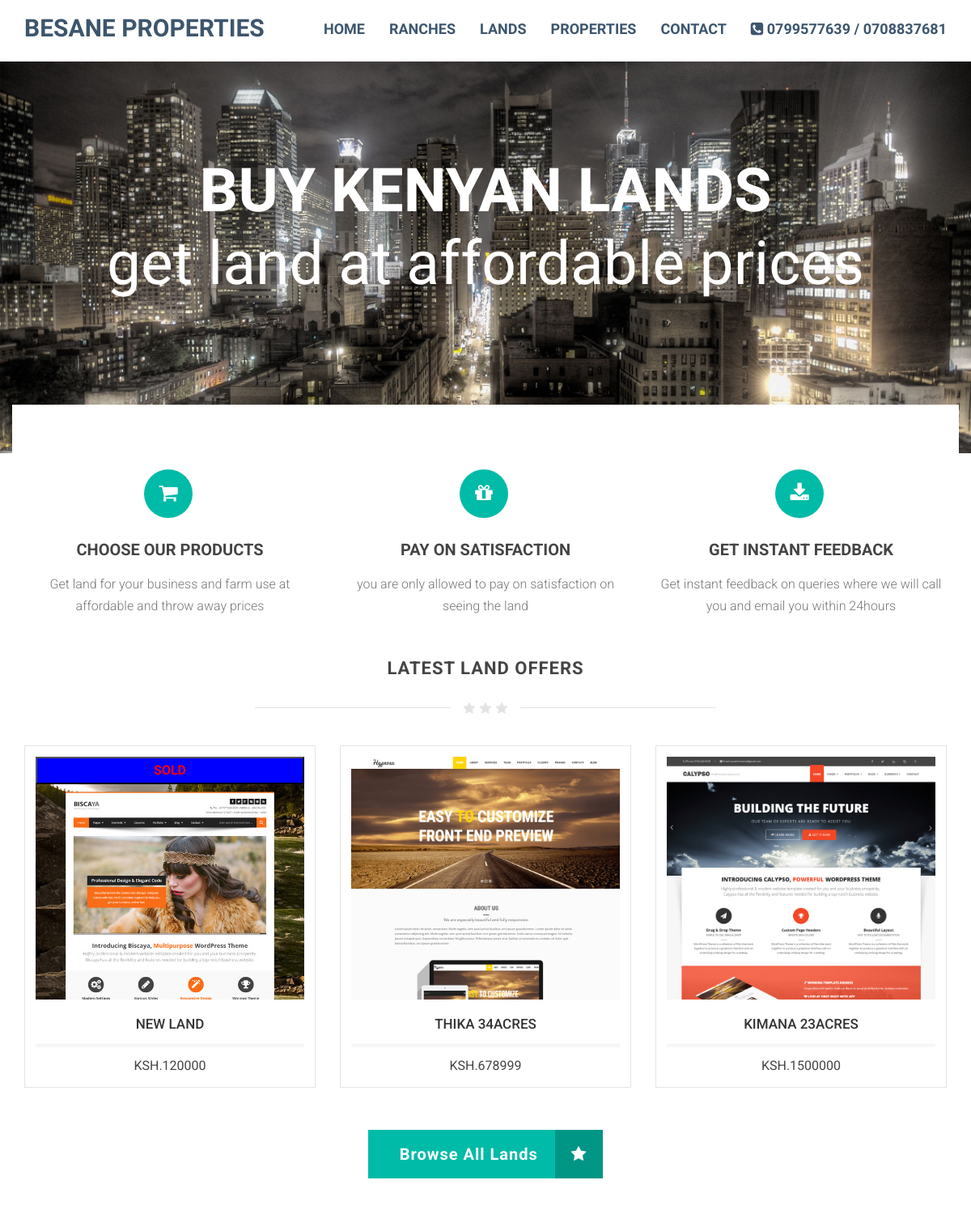
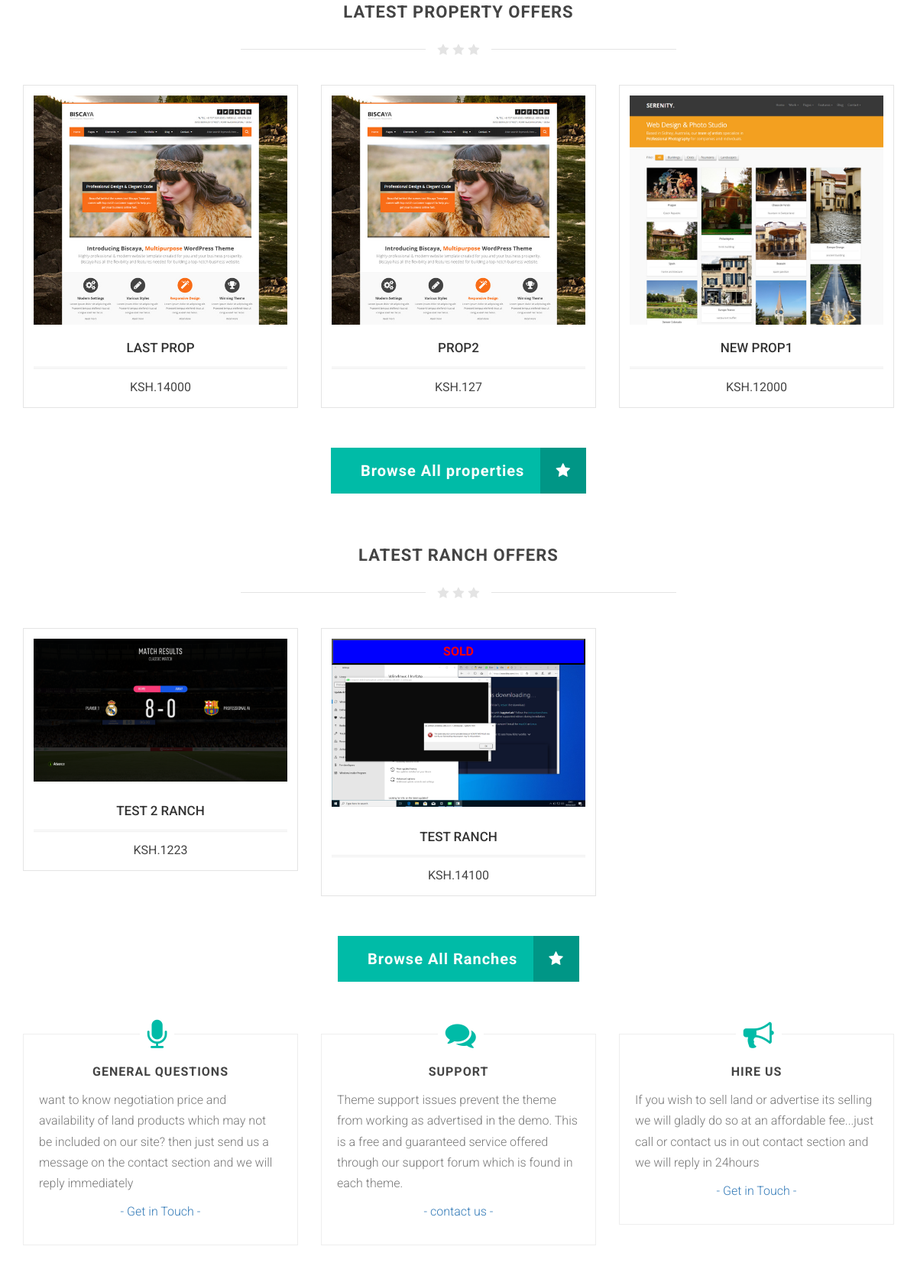
The page / (upper part) on the database its author committed (2 pictures, top to bottom).
### Core/models.py (models this page shows, shortened)
class Property(models.Model):
    pic = models.ImageField(blank=True, null=True)
    name = models.CharField(max_length=255)
    size = models.CharField(max_length=255)
    price = models.IntegerField()
    available = models.BooleanField(default=True)
    Location = models.CharField(max_length=255)
    latest = models.BooleanField(default=False)
    date_created = models.DateTimeField(auto_now_add=True)
    description = models.CharField(max_length=255, blank=True, null=True)
    sold = models.BooleanField(default=False)
    class Meta:
        abstract = True

class Land(Property):
    def __str__(self):
        return self.name

class OtherProperty(Property):
    def __str__(self):
        return self.name

class Ranch(Property):
    def __str__(self):
        return self.name

### Home/views.py (the view)
# urls.py: path('', homepage, name="home"),
def homepage(request):
    if request.method == "GET":
        latestLands = Land.objects.filter(latest=True, available=True).order_by("-date_created")
        latestProperties = OtherProperty.objects.filter(latest=True, available=True).order_by("-date_created")
        latestRanches = Ranch.objects.filter(latest=True, available=True).order_by("-date_created")
        context = {
            'latestLands': latestLands,
            'latestProperties': latestProperties,
            'latestRanches': latestRanches,
        }
    else:
        return "INVALID METHOD"
    return render(request, 'index.html', context=context)

### templates/index.html (shortened to what this page needs)
{% load static %}
<!DOCTYPE html>
<html>
<head>
<link href="{% static 'assets/css/bootstrap.min.css' %}" rel="stylesheet">
<link href="https://maxcdn.bootstrapcdn.com/font-awesome/4.6.3/css/font-awesome.min.css" rel="stylesheet">
<link href="{% static 'assets/css/style.css' %}" rel="stylesheet">
</head>
<body>
<header class="item header margin-top-0">
    <div class="wrapper">
		{% include 'nav.html' %}
        <div class="container">
            <div class="row">
                <div class="col-md-12 text-center">
                    <div class="text-homeimage">
                        <div class="maintext-image" data-scrollreveal="enter top over 1.5s after 0.1s">
                             BUY KENYAN LANDS
                        </div>
                        <div class="subtext-image" data-scrollreveal="enter bottom over 1.7s after 0.3s">
                             get land at affordable prices
                        </div>
                    </div>
                </div>
            </div>
        </div>
    </div>
    </header>
<div class="item content">
	<div class="container toparea">
		<div class="row text-center">
			<div class="col-md-4">
				<div class="col editContent">
					<span class="numberstep"><i class="fa fa-shopping-cart"></i></span>
					<h3 class="numbertext">Choose our Products</h3>
					<p>
						Get land for your business and farm use at affordable and throw away prices
					</p>
				</div>
			</div>
			<div class="col-md-4 editContent">
				<div class="col">
					<span class="numberstep"><i class="fa fa-gift"></i></span>
					<h3 class="numbertext">Pay on satisfaction</h3>
					<p>
						you are only allowed to pay on satisfaction on seeing the land
					</p>
				</div>
			</div>
			<div class="col-md-4 editContent">
				<div class="col">
					<span class="numberstep"><i class="fa fa-download"></i></span>
					<h3 class="numbertext">Get instant feedback </h3>
					<p>
						Get instant feedback on queries where we will call you and email you within 24hours
					</p>
				</div>
			</div>
		</div>
	</div>
</div>
<section class="item content">
	<div class="container">
		<div class="underlined-title">
			<div class="editContent">
				<h1 class="text-center latestitems">LATEST LAND OFFERS</h1>
			</div>
			<div class="wow-hr type_short">
				<span class="wow-hr-h">
				<i class="fa fa-star"></i>
				<i class="fa fa-star"></i>
				<i class="fa fa-star"></i>
				</span>
			</div>
		</div>
		<div class="row">
			{% for land in latestLands %}
			<div class="col-md-4">
				<div class="productbox">
					<div class="fadeshop">
						<span class="maxproduct">
							{% if land.sold %}
							<button class="sold">SOLD</button>
							{% endif %}
							<img src="/media/{{land.pic}}" alt=""></span>
					</div>
					<div class="product-details">
						<a href="{% url 'land_detail' land.id  %}">
						<h1>{{land.name}}</h1>
						</a>
						<span class="price">
						<span class="edd_price">KSH.{{land.price}}</span>
						</span>
					</div>
				</div>
			</div>
			{% endfor %}
		</div>
	</div>
</section>
<div class="item content">
	<div class="container text-center">
		<a href="{% url 'viewLands' %}" class="homebrowseitems">Browse All Lands
		<div class="homebrowseitemsicon">
			<i class="fa fa-star fa-spin"></i>
		</div>
		</a>
	</div>
</div>
<br/>
<section class="item content">
	<div class="container">
		<div class="underlined-title">
			<div class="editContent">
				<h1 class="text-center latestitems">LATEST PROPERTY OFFERS</h1>
			</div>
			<div class="wow-hr type_short">
				<span class="wow-hr-h">
				<i class="fa fa-star"></i>
				<i class="fa fa-star"></i>
				<i class="fa fa-star"></i>
				</span>
			</div>
		</div>
		<div class="row">
			{% for property in latestProperties %}
			<div class="col-md-4">
				<div class="productbox">
					<div class="fadeshop">
						<span class="maxproduct">
							<img src="/media/{{property.pic}}" alt=""></span>
					</div>
					<div class="product-details">
						<a href="{% url 'property_detail' property.id  %}">
						<h1>{{property.name}}</h1>
						</a>
						<span class="price">
						<span class="edd_price">KSH.{{property.price}}</span>
						</span>
					</div>
				</div>
			</div>
			{% endfor %}
		</div>
	</div>
</section>
<div class="item content">
	<div class="container text-center">
		<a href="{% url 'viewother' %}" class="homebrowseitems">Browse All properties
		<div class="homebrowseitemsicon">
			<i class="fa fa-star fa-spin"></i>
		</div>
		</a>
	</div>
</div>
<br/>
<section class="item content">
	<div class="container">
		<div class="underlined-title">
			<div class="editContent">
				<h1 class="text-center latestitems">LATEST RANCH OFFERS</h1>
			</div>
			<div class="wow-hr type_short">
				<span class="wow-hr-h">
				<i class="fa fa-star"></i>
				<i class="fa fa-star"></i>
				<i class="fa fa-star"></i>
				</span>
			</div>
		</div>
		<div class="row">
			{% for ranch in latestRanches %}
			<div class="col-md-4">
				<div class="productbox">
					<div class="fadeshop">
						<span class="maxproduct">
							{% if ranch.sold %}
							<button class="sold">SOLD</button>
							{% endif %}
							<img src="/media/{{ranch.pic}}" alt=""></span>
					</div>
					<div class="product-details">
						<a href="{% url 'ranch_detail' ranch.id  %}">
						<h1>{{ranch.name}}</h1>
						</a>
						<span class="price">
						<span class="edd_price">KSH.{{ranch.price}}</span>
						</span>
					</div>
				</div>
			</div>
			{% endfor %}
		</div>
	</div>
</section>
<div class="item content">
	<div class="container text-center">
		<a href="{% url 'viewRanches' %}" class="homebrowseitems">Browse All Ranches
		<div class="homebrowseitemsicon">
			<i class="fa fa-star fa-spin"></i>
		</div>
		</a>
	</div>
</div>
<br/>
<div class="item content">
	<div class="container">
		<div class="row">
			<div class="col-md-4">
				<i class="fa fa-microphone infoareaicon"></i>
				<div class="infoareawrap">
					<h1 class="text-center subtitle">General Questions</h1>
					<p>
						want to know negotiation price and availability of land products which may not be included on our site? then just send us a message on the contact section and we will reply immediately
					</p>
					<p class="text-center">
						<a href="{% url 'contactview' %}">- Get in Touch -</a>
					</p>
				</div>
			</div>
			<div class="col-md-4">
				<i class="fa fa-comments infoareaicon"></i>
				<div class="infoareawrap">
					<h1 class="text-center subtitle">Support</h1>
					<p>
						 Theme support issues prevent the theme from working as advertised in the demo. This is a free and guaranteed service offered through our support forum which is found in each theme.
					</p>
					<p class="text-center">
						<a href="{% url 'contactview' %}">- contact us -</a>
					</p>
				</div>
			</div>
			<div class="col-md-4">
				<i class="fa fa-bullhorn infoareaicon"></i>
				<div class="infoareawrap">
					<h1 class="text-center subtitle">Hire Us</h1>
					<p>
						 If you wish to sell land or advertise its selling we will gladly do so at an affordable fee...just call or contact us in out contact section and we will reply in 24hours
					</p>
					<p class="text-center">
						<a href="{% url 'contactview' %}">- Get in Touch -</a>
					</p>
				</div>
			</div>
		</div>
	</div>
</div>
</body>
</html>

### static/assets/css/style.css (style rules this page uses)
body { font-family:Roboto; font-weight:300; font-size:16px; color:#777; line-height:1.7; }
h1,h2,h3,h4,h5,h6 { font-family:Roboto; font-weight:700; }
.item.content,.item.portfolio,.item.team,.item.pricing,.item.contact { padding-top:40px; padding-bottom:0px; }
.item.header { background-image:url(../images/homeimg.jpg); background-repeat:no-repeat; background-position:0% top; background-size:cover; background-attachment:scroll; background-color:rgba(0,0,0,0); }
.text-homeimage { text-align:center; color:#fff; z-index:2; position:relative; font-size:75px; line-height:90px; text-transform:uppercase; padding-top:190px; padding-bottom:190px; font-weight:700; font-family:Dosis; }
.subtext-image { text-transform:none; font-weight:100 !Important; }
.toparea { background:#fff; margin-top:-100px; padding-top:30px; }
.numbertext { font-weight:700; font-size:20px; line-height:38px; color:#444; text-transform:uppercase; display:block; margin-bottom:10px; }
.numberstep { background-color:#00bba7; border-radius:50%; color:#fff; margin-right:4px; text-align:center; height:60px; width:60px; line-height:60px; display:inline-block; font-size:25px; font-weight:700; margin-top:20px; }
h1.latestitems { font-size:22px; line-height:28px; color:#444; text-transform:uppercase; letter-spacing:1px; margin-top:0; }
.wow-hr { position:relative; font-size:0; text-align:center; height:24px; margin:auto; margin-top:2%; margin-bottom:3%; width:50%; padding:2px 0; overflow:hidden; clear:both; }
.wow-hr-h:before { left:-13px; margin-left:-50%; background:#f7f7f7; }
.wow-hr-h:after { left:13px; margin-right:-50%; }
.wow-hr-h:before,.wow-hr-h:after { display:inline-block; content:""; height:1px; width:50%; margin-top:9px; vertical-align:top; position:relative; background-color:#e4e4e4; }
.wow-hr-h i { font-size:16px; line-height:20px; height:20px; width:20px; vertical-align:top; text-align:center; color:#e4e4e4; }
.homebrowseitems { text-decoration:none; background-color:#00bba7; font-weight:700; font-size:20px; border:0; padding:13px 39px; letter-spacing:1px; margin-top:-20px; display:inline-block; color:#fff; margin-bottom:0px; }
.homebrowseitemsicon { color:#fff; display:inline-block; padding:13px 20px; margin-top:-13px; margin-bottom:-13px; margin-right:-39px; margin-left:15px; background:rgba(0,0,0,0.2); }
img { max-width: 100%; }
.maxproduct { max-height:300px; overflow:hidden; display:inline-block; }
.sold { max-height:300px; overflow:hidden; display:inline-block; z-index: 21; color: red !important; font-weight: bold; width: 100%; background-color: blue; height: 10%; }
.productbox { background:#fff; padding:13px; border:1px solid #e4e4e4; margin-bottom:30px; }
.productbox h1 { display:block; font-size:17px; text-transform:uppercase; margin-top:15px; border-bottom:double medium #eee; padding-bottom:15px; margin-bottom:10px; font-weight:500; color:#333; }
.product-details { padding:6px 0 0 0; text-align:center; color:#444; }
.productbox .price { font-weight:400; }
.fadeshop { position:relative; max-height:300px; }
.infoareaicon { font-size:40px; position:absolute; top:-18px; left:43%; background:#fff; padding-left:10px; padding-right:10px; color:#00bba7; }
.infoareawrap { border:1px solid #eee; padding:20px; }
.infoareawrap h1.subtitle { margin-top:20px; color:#444; text-transform:uppercase; font-size:16px; letter-spacing:1px; margin-bottom: 15px; }

### rows shown on the page
Land: sold "SOLD", pic (picture), name "NEW LAND", price "120000"
Land: pic (picture), name "THIKA 34ACRES", price "678999"
Land: pic (picture), name "KIMANA 23ACRES", price "1500000"
OtherProperty: pic (picture), name "LAST PROP", price "14000"
OtherProperty: pic (picture), name "PROP2", price "127"
OtherProperty: pic (picture), name "NEW PROP1", price "12000"
Ranch: pic (picture), name "TEST 2 RANCH", price "1223"
Ranch: sold "SOLD", pic (picture), name "TEST RANCH", price "14100"
